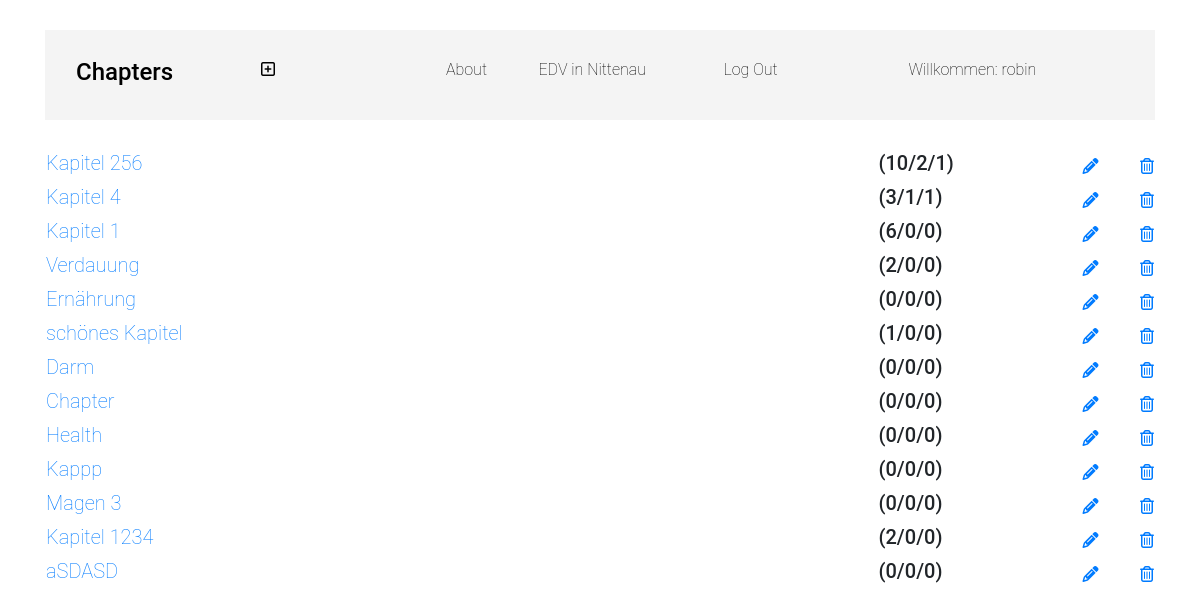
Page /chaps/ (signed in) on the committed database.
### chaps/models.py (models this page shows, shortened)
class Chap(models.Model):
  author = models.ForeignKey('auth.User', on_delete=models.CASCADE)
  name = models.CharField(max_length=200)
  sum1 = models.IntegerField(default=0) # called
  sum2 = models.IntegerField(default=0) # called fail
  lr = models.CharField(max_length=2, default="L")  # Links or Rechts
  rs = models.CharField(max_length=2, default="r")  # random or serial
  toCallNum0 = models.IntegerField(default=0) # for serial calls all

### chaps/views.py (the view)
# urls.py: path('chaps/', views.ChapListView.as_view(), name='chap_list'),
class ChapListView(ListView):
  template_name = "chaps/chap_list.html"
  model = Chap
  context_object_name = 'chap'
  def get_queryset(self):
    qs = super().get_queryset()
    return qs.filter(author_id=self.request.user.id)

### chaps/templates/chaps/chap_list.html (shortened to what this page needs)
{% extends 'base.html' %}
{% block content %}
{% if object_list.count > 0 %}
  {% for chap in object_list %}
    <table border="0">
      <tr>
        <td width="75%"><h5><a href="{% url 'chaps:chap_detail' pk=chap.pk %}">{{ chap.name }}</a></h5></td>
        <td width="15%"><h5>({{ chap.pairs.count }}/{{ chap.sum1 }}/{{ chap.sum2 }})</h5></td>
        <td width="5%" align="right"><a  href="{% url 'chaps:chap_update' pk=chap.pk %}"><i aria-hidden class="fa fa-pencil"></i></a></td>
        <td width="5%" align="right"><a  href="{% url 'chaps:chap_remove' pk=chap.pk %}"><i aria-hidden class="fa fa-trash-o" ></i></a></td>
      </tr>
    </table>
  {% endfor %}
{% else %}
  <p>noch keine Kapitel vorhanden!</p>
{% endif %}
{% endblock content %}

### chaps_project/templates/base.html (shortened to what this page needs)
<!DOCTYPE html>
{% load static %}
<html>
<head>
  <link rel="stylesheet" href="https://cdn.jsdelivr.net/npm/bootstrap@4.5.3/dist/css/bootstrap.min.css">
  <link rel="stylesheet" href="{% static 'chaps.css' %}">
</head>
<body>
  <div class="container">
    <div class="row nav">
      {% if user.is_authenticated %}
        <li class="nav-item nav-brand col-sm-2">
          <a class="nav-link active" href="{% url 'chaps:chap_list' %}"><h4>Chapters</h4></a>
        </li>
        <li class="nav-item col-sm-2">
          <a class="nav-link" href="{% url 'chaps:chap_new' %}"><i class="far fa-plus-square"></i> </a>
        </li>
        <li class="nav-item col-sm-1">
          <a class="nav-link" href="{% url 'chaps:about' %}">About</a>
        </li>
        <li class="nav-item col-sm-2">
          <a class="nav-link" href="http://www.edvin.co">EDV in Nittenau</a>
        </li>
        <li class="nav-item col-sm-2">
          <a class="nav-link" href="{% url 'logout' %}">Log Out</a>
        </li>
        <li class="nav-item col-sm-3">
          <a class="nav-link" href="#">Willkommen: {{ user.username }}</a>
        </li>
      {% endif %}
      </div>
    </div>
  <div class="container">
          {% block content %}
          {% endblock content%}
  </div>
</body>
</html>

### chaps_project/static/chaps.css (style rules this page uses)
body { font-family: "Roboto", "Lucida Grande", "DejaVu Sans", "Bitstream Vera Sans", Verdana, Arial, sans-serif; }
table { width: 100%; }
.nav-link { color: black; }
.nav { height: 90px; padding-top: 20px; vertical-align: center; background-color: #f4f4f4; margin: 30px 0px; }
.nav-brand { font-weight: bold; font-size: larger; font-family: "Roboto", "Lucida Grande", "DejaVu Sans", "Bitstream Vera Sans", Verdana, Arial, sans-serif; }
a { font-weight: lighter; }

### rows in the picture
Chap: name "Kapitel 256", pairs.count "10", sum1 "2", sum2 "1"
Chap: name "Kapitel 4", pairs.count "3", sum1 "1", sum2 "1"
Chap: name "Kapitel 1", pairs.count "6", sum1 "0", sum2 "0"
Chap: name "Verdauung", pairs.count "2", sum1 "0", sum2 "0"
Chap: name "Ernährung", pairs.count "0", sum1 "0", sum2 "0"
Chap: name "schönes Kapitel", pairs.count "1", sum1 "0", sum2 "0"
Chap: name "Darm", pairs.count "0", sum1 "0", sum2 "0"
Chap: name "Chapter", pairs.count "0", sum1 "0", sum2 "0"
Chap: name "Health", pairs.count "0", sum1 "0", sum2 "0"
Chap: name "Kappp", pairs.count "0", sum1 "0", sum2 "0"
Chap: name "Magen 3", pairs.count "0", sum1 "0", sum2 "0"
Chap: name "Kapitel 1234", pairs.count "2", sum1 "0", sum2 "0"
Chap: name "aSDASD", pairs.count "0", sum1 "0", sum2 "0"

### other values in the picture
{{ user.username }} "robin"
